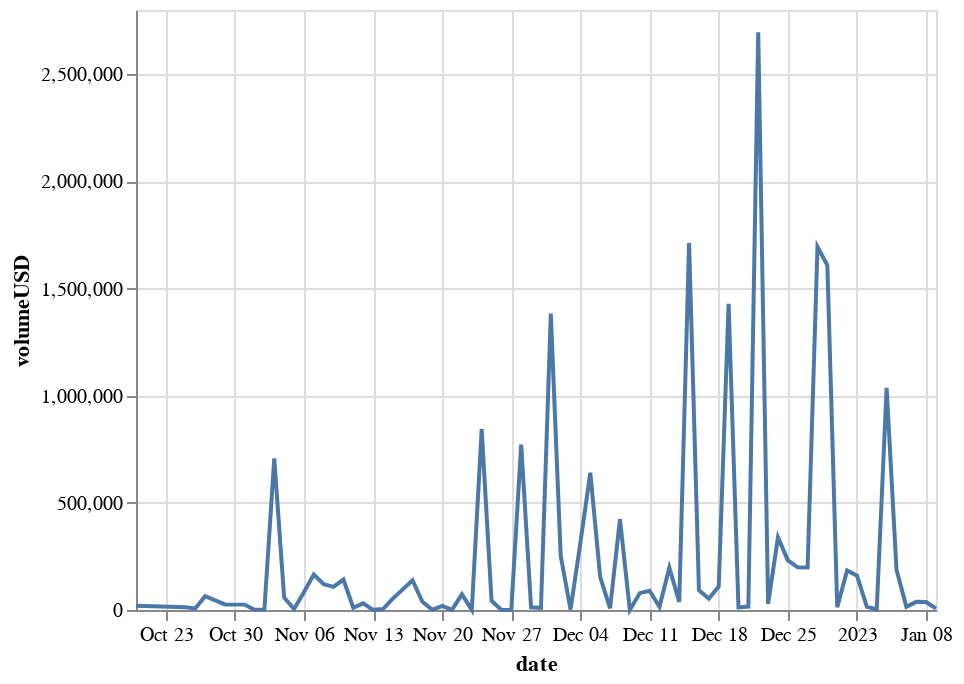

Here is the notebook cell this chart was saved with:
### Code cell
# - total FrxETH/sfrxeth volume 
from subgrounds import Subgrounds

sg = Subgrounds()
sg_curve_vol = sg.load_subgraph(url_subgraphs.convex.curve_vol_mainnet)
q = sg_curve_vol.Query.swapVolumeSnapshots(where={"pool": "0xa1f8a6807c402e4a15ef4eba36528a3fed24e577"}, first=1000)
df_frxeth_pool = sg.query_df([q.timestamp, q.volumeUSD])
df_frxeth_pool = remove_prefix(df_frxeth_pool, 'swapVolumeSnapshots_')
df_frxeth_pool.timestamp = pd.to_datetime(df_frxeth_pool.timestamp, unit='s')
df_frxeth_pool['date'] = pd.to_datetime(df_frxeth_pool.timestamp.dt.date)
df_frxeth_pool = df_frxeth_pool.groupby("date").max().reset_index()[['date', 'volumeUSD']]
df_frxeth_pool.volumeUSD /= 2
print(df_frxeth_pool.volumeUSD.sum()) 
alt.Chart(df_frxeth_pool).mark_line().encode(x="date:T", y="volumeUSD:Q")

### Figure 1 — Vega-Lite specification as saved in the notebook (floating-point values rounded to 4 significant figures)
{"$schema": "https://vega.github.io/schema/vega-lite/v4.17.0.json", "config": {"view": {"continuousHeight": 300, "continuousWidth": 400}}, "data": {"name": "data-69d4937b395771782259136f4ae5e323"}, "datasets": {"data-69d4937b395771782259136f4ae5e323": [{"date": "2022-10-20T00:00:00", "volumeUSD": 20120.0}, {"date": "2022-10-25T00:00:00", "volumeUSD": 12780.0}, {"date": "2022-10-26T00:00:00", "volumeUSD": 7341.0}, {"date": "2022-10-27T00:00:00", "volumeUSD": 64720.0}, {"date": "2022-10-29T00:00:00", "volumeUSD": 26060.0}, {"date": "2022-10-31T00:00:00", "volumeUSD": 25100.0}, {"date": "2022-11-01T00:00:00", "volumeUSD": 796.7}, {"date": "2022-11-02T00:00:00", "volumeUSD": 1841.0}, {"date": "2022-11-03T00:00:00", "volumeUSD": 707700.0}, {"date": "2022-11-04T00:00:00", "volumeUSD": 58120.0}, {"date": "2022-11-05T00:00:00", "volumeUSD": 4094.0}, {"date": "2022-11-06T00:00:00", "volumeUSD": 82730.0}, {"date": "2022-11-07T00:00:00", "volumeUSD": 165600.0}, {"date": "2022-11-08T00:00:00", "volumeUSD": 120600.0}, {"date": "2022-11-09T00:00:00", "volumeUSD": 107800.0}, {"date": "2022-11-10T00:00:00", "volumeUSD": 142200.0}, {"date": "2022-11-11T00:00:00", "volumeUSD": 10450.0}, {"date": "2022-11-12T00:00:00", "volumeUSD": 31140.0}, {"date": "2022-11-13T00:00:00", "volumeUSD": 638.0}, {"date": "2022-11-14T00:00:00", "volumeUSD": 4412.0}, {"date": "2022-11-15T00:00:00", "volumeUSD": 53430.0}, {"date": "2022-11-17T00:00:00", "volumeUSD": 138600.0}, {"date": "2022-11-18T00:00:00", "volumeUSD": 38550.0}, {"date": "2022-11-19T00:00:00", "volumeUSD": 693.6}, {"date": "2022-11-20T00:00:00", "volumeUSD": 19050.0}, {"date": "2022-11-21T00:00:00", "volumeUSD": 564.3}, {"date": "2022-11-22T00:00:00", "volumeUSD": 73180.0}, {"date": "2022-11-23T00:00:00", "volumeUSD": 601.3}, {"date": "2022-11-24T00:00:00", "volumeUSD": 844300.0}, {"date": "2022-11-25T00:00:00", "volumeUSD": 42860.0}, {"date": "2022-11-26T00:00:00", "volumeUSD": 0.8144}, {"date": "2022-11-27T00:00:00", "volumeUSD": 1396.0}, {"date": "2022-11-28T00:00:00", "volumeUSD": 772300.0}, {"date": "2022-11-29T00:00:00", "volumeUSD": 12660.0}, {"date": "2022-11-30T00:00:00", "volumeUSD": 10330.0}, {"date": "2022-12-01T00:00:00", "volumeUSD": 1384000.0}, {"date": "2022-12-02T00:00:00", "volumeUSD": 253000.0}, {"date": "2022-12-03T00:00:00", "volumeUSD": 2031.0}, {"date": "2022-12-04T00:00:00", "volumeUSD": 316500.0}, {"date": "2022-12-05T00:00:00", "volumeUSD": 640500.0}, {"date": "2022-12-06T00:00:00", "volumeUSD": 153400.0}, {"date": "2022-12-07T00:00:00", "volumeUSD": 7515.0}, {"date": "2022-12-08T00:00:00", "volumeUSD": 423700.0}, {"date": "2022-12-09T00:00:00", "volumeUSD": 428.2}, {"date": "2022-12-10T00:00:00", "volumeUSD": 78560.0}, {"date": "2022-12-11T00:00:00", "volumeUSD": 89790.0}, {"date": "2022-12-12T00:00:00", "volumeUSD": 14860.0}, {"date": "2022-12-13T00:00:00", "volumeUSD": 197300.0}, {"date": "2022-12-14T00:00:00", "volumeUSD": 37870.0}, {"date": "2022-12-15T00:00:00", "volumeUSD": 1712000.0}, {"date": "2022-12-16T00:00:00", "volumeUSD": 92310.0}, {"date": "2022-12-17T00:00:00", "volumeUSD": 53110.0}, {"date": "2022-12-18T00:00:00", "volumeUSD": 109500.0}, {"date": "2022-12-19T00:00:00", "volumeUSD": 1429000.0}, {"date": "2022-12-20T00:00:00", "volumeUSD": 11960.0}, {"date": "2022-12-21T00:00:00", "volumeUSD": 16090.0}, {"date": "2022-12-22T00:00:00", "volumeUSD": 2696000.0}, {"date": "2022-12-23T00:00:00", "volumeUSD": 28400.0}, {"date": "2022-12-24T00:00:00", "volumeUSD": 338900.0}, {"date": "2022-12-25T00:00:00", "volumeUSD": 231600.0}, {"date": "2022-12-26T00:00:00", "volumeUSD": 199300.0}, {"date": "2022-12-27T00:00:00", "volumeUSD": 198000.0}, {"date": "2022-12-28T00:00:00", "volumeUSD": 1695000.0}, {"date": "2022-12-29T00:00:00", "volumeUSD": 1609000.0}, {"date": "2022-12-30T00:00:00", "volumeUSD": 12690.0}, {"date": "2022-12-31T00:00:00", "volumeUSD": 184200.0}, {"date": "2023-01-01T00:00:00", "volumeUSD": 160400.0}, {"date": "2023-01-02T00:00:00", "volumeUSD": 14350.0}, {"date": "2023-01-03T00:00:00", "volumeUSD": 3382.0}, {"date": "2023-01-04T00:00:00", "volumeUSD": 1037000.0}, {"date": "2023-01-05T00:00:00", "volumeUSD": 188300.0}, {"date": "2023-01-06T00:00:00", "volumeUSD": 15140.0}, {"date": "2023-01-07T00:00:00", "volumeUSD": 37990.0}, {"date": "2023-01-08T00:00:00", "volumeUSD": 37010.0}, {"date": "2023-01-09T00:00:00", "volumeUSD": 7007.0}]}, "encoding": {"x": {"field": "date", "type": "temporal"}, "y": {"field": "volumeUSD", "type": "quantitative"}}, "mark": "line"}
